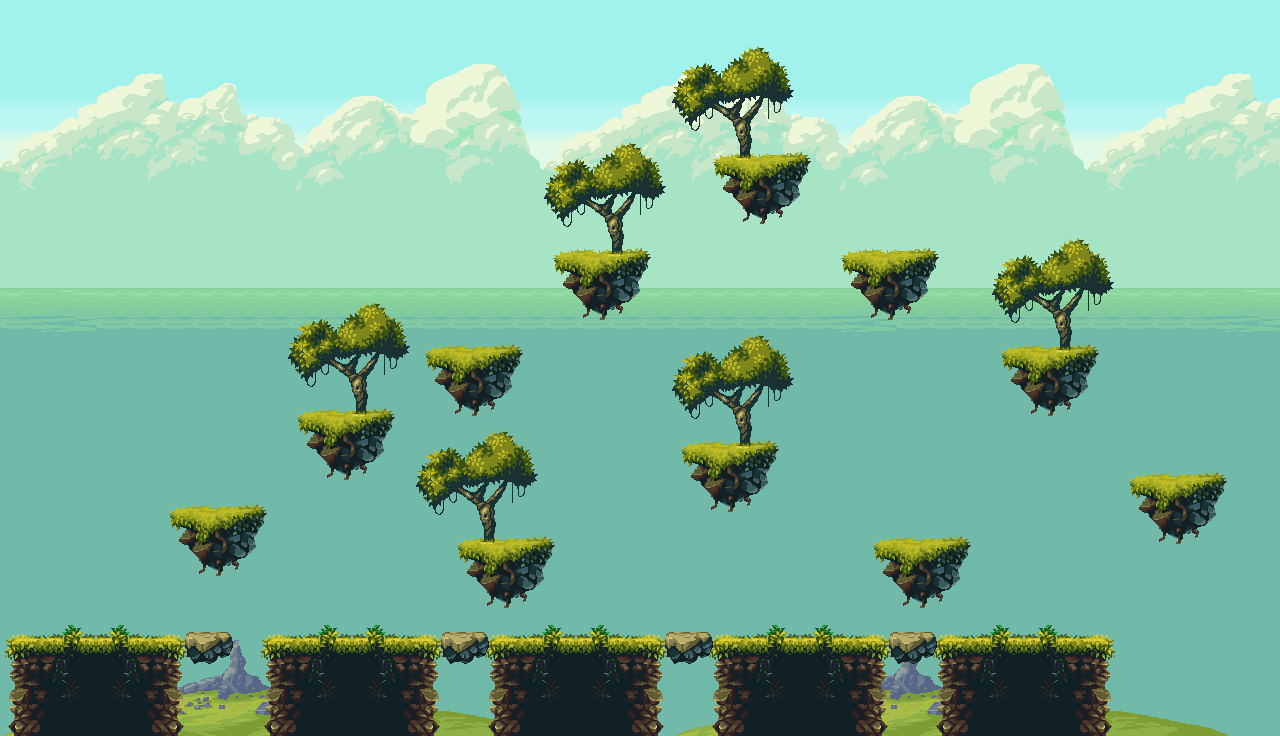

The image is a tile-based game level rendered from a .tmx file. Its description and source (layers, tilesets, objects; grid data summarised) follow:
An orthogonal 40x23 tile map with 32x32 px tiles, 7 tile layers (Tile Layer 2, Tile Layer 3, Tile Layer 4, Tile Layer 5, ...), 5 tilesets and 24 objects.

<map version="1.2" tiledversion="1.2.3" orientation="orthogonal" renderorder="right-down" width="40" height="23" tilewidth="32" tileheight="32" infinite="0" nextlayerid="11" nextobjectid="37">
 <tileset firstgid="1" name="clouds" tilewidth="32" tileheight="32" tilecount="119" columns="17">
  <image source="clouds.png" width="544" height="236" />
 </tileset>
 <tileset firstgid="120" name="far-grounds" tilewidth="32" tileheight="32" tilecount="57" columns="19">
  <image source="far-grounds.png" width="616" height="110" />
 </tileset>
 <tileset firstgid="177" name="sea" tilewidth="32" tileheight="32" tilecount="9" columns="3">
  <image source="sea.png" width="112" height="96" />
 </tileset>
 <tileset firstgid="186" name="sky" tilewidth="32" tileheight="32" tilecount="27" columns="3">
  <image source="sky.png" width="112" height="304" />
 </tileset>
 <tileset firstgid="213" name="tileset" tilewidth="32" tileheight="32" tilecount="290" columns="29">
  <image source="tileset.png" width="928" height="320" />
 </tileset>
 <objectgroup id="6" name="Object Layer 1">
  <object id="1" x="13.3333" y="643.333" width="166.667" height="91.3333" />
  <object id="2" x="265.333" y="638.667" width="172" height="94.6667" />
  <object id="6" x="489.333" y="643.333" width="170.667" height="91.3333" />
  <object id="7" x="712" y="640" width="172" height="96" />
  <object id="8" x="938.667" y="642" width="170.667" height="91.3333" />
  <object id="9" x="161.333" y="515.333" width="114" height="20" />
  <object id="10" x="299.333" y="413.333" width="92.6667" height="27.3333" />
  <object id="11" x="427.333" y="354.667" width="96.6667" height="26.6667" />
  <object id="12" x="563.333" y="256" width="83.3333" height="32.6667" />
  <object id="13" x="716" y="162" width="94.6667" height="39.3333" />
  <object id="21" x="459" y="539" width="91" height="23" />
  <object id="22" x="683.5" y="447.5" width="91" height="23" />
  <object id="23" x="876.5" y="544.5" width="91" height="23" />
  <object id="24" x="1135.5" y="480.5" width="91" height="23" />
  <object id="25" x="1001.5" y="347.5" width="91" height="23" />
  <object id="26" x="839.5" y="255.5" width="91" height="23" />
  <object id="29" x="191" y="635" width="42" height="23" />
  <object id="30" x="667" y="637.5" width="42" height="23" />
  <object id="31" x="442" y="635.5" width="42" height="23" />
  <object id="32" x="890" y="636.5" width="42" height="23" />
 </objectgroup>
 <objectgroup id="10" name="spawn points">
  <object id="33" x="302" y="107" width="25" height="24" />
  <object id="34" x="905" y="105" width="31" height="28" />
  <object id="35" x="572" y="53" width="31" height="24" />
  <object id="36" x="584" y="351" width="30" height="26" />
 </objectgroup>
 <layer id="2" name="Tile Layer 2" width="40" height="23">
  <data>[920 cells, 360 non-empty, 27 distinct tile ids]</data>
 </layer>
 <layer id="3" name="Tile Layer 3" width="40" height="23">
  <data>[920 cells, 280 non-empty, 119 distinct tile ids]</data>
 </layer>
 <layer id="4" name="Tile Layer 4" width="40" height="23">
  <data>[920 cells, 558 non-empty, 9 distinct tile ids]</data>
 </layer>
 <layer id="5" name="Tile Layer 5" width="40" height="23">
  <data>[920 cells, 108 non-empty, 54 distinct tile ids]</data>
 </layer>
 <layer id="1" name="Tile Layer 1" width="40" height="23">
  <data>[920 cells, 252 non-empty, 24 distinct tile ids]</data>
 </layer>
 <layer id="9" name="trees" width="40" height="23">
  <data>[920 cells, 96 non-empty, 16 distinct tile ids]</data>
 </layer>
 <layer id="8" name="stones" width="40" height="23">
  <data>[920 cells, 24 non-empty, 6 distinct tile ids]</data>
 </layer>
</map>
